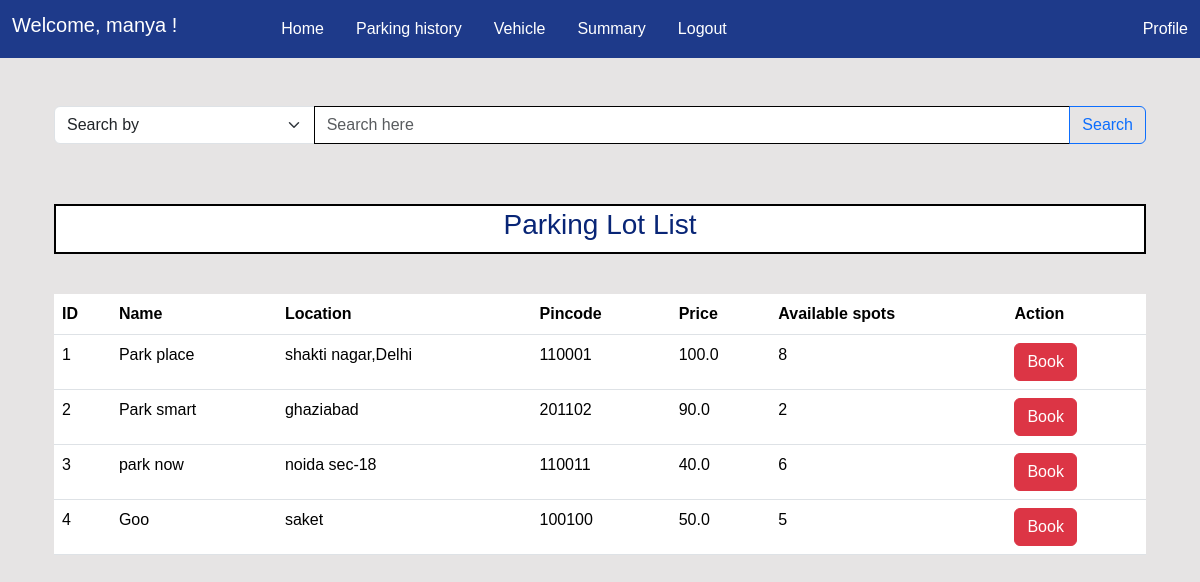
/user (signed in), run on an earlier commit of the app's database.
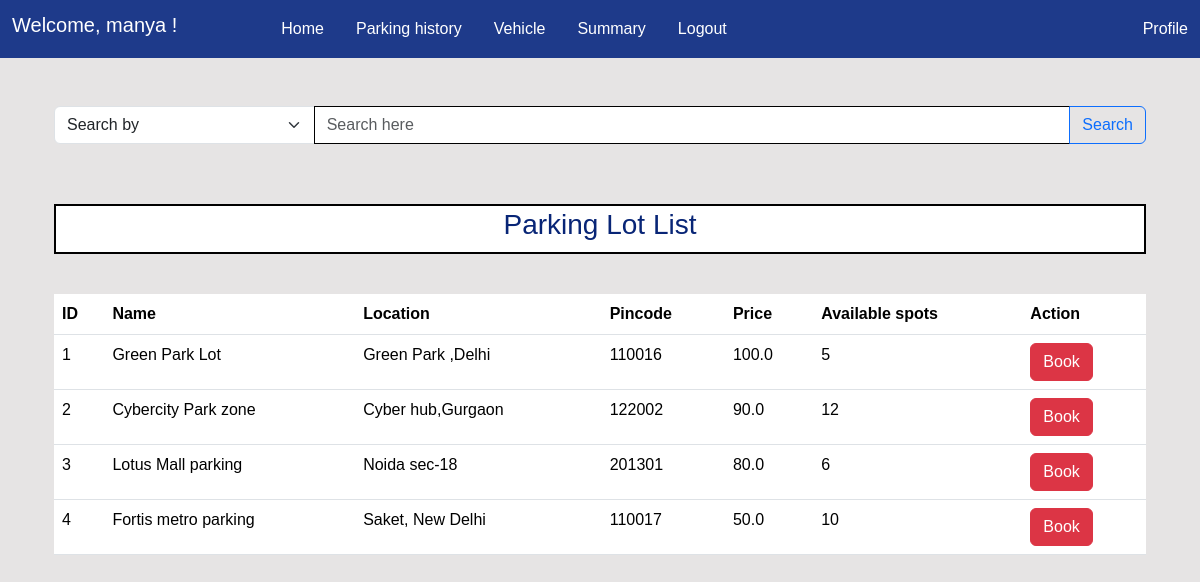
And on a later commit of the database.
### models.py (models this page shows)
class ParkingLot(db.Model):
    __tablename__ = 'parkinglot'
    id = db.Column(db.Integer, primary_key=True)
    name = db.Column(db.String(50), nullable=False)
    address = db.Column(db.String(100), nullable=False)
    pincode = db.Column(db.String(10), nullable=False)
    total_spots = db.Column(db.Integer, nullable=False)
    price_per_hour = db.Column(db.Float, nullable=False)
    spots= db.relationship('ParkingSpot', backref='parkinglot', lazy=True,cascade="all, delete-orphan" )
    lots= db.relationship('Reservation', backref='parkinglot', lazy=True,cascade="all, delete-orphan")

### routes.py (the view)
@app.route('/user')
@auth_required
def user():
    parkinglots = ParkingLot.query.all()
    parameter= request.args.get('parameter')
    query= request.args.get('query')
    parameters={
        'default':'Search by',
        'lotname':'Lot name',
        'location' : 'Location',
        'pincode':'Pincode'
    }
    if parameter=='lotname':
        parkinglots=ParkingLot.query.filter(ParkingLot.name.ilike(f'%{query}%')).all()
        return render_template('user/user.html',parkinglots=parkinglots,parameters=parameters,param=parameter,query=query)
    elif parameter=='location':
        parkinglots=ParkingLot.query.filter(ParkingLot.address.ilike(f'%{query}%')).all()
        return render_template('user/user.html',parkinglots=parkinglots,parameters=parameters,param=parameter,query=query)
    elif parameter=='pincode':
        parkinglots=ParkingLot.query.filter(ParkingLot.pincode.ilike(f'{query}%')).all()
        return render_template('user/user.html',parkinglots=parkinglots,parameters=parameters,param=parameter,query=query)
    return render_template('user/user.html',parkinglots=parkinglots,parameters=parameters,param=parameter,query=query)

### routes.py (called while the page is built)
def auth_required(f):
    @wraps(f) #create different function object
    def decorated_function(*args, **kwargs):
        if 'user_id' not in session:
            return redirect(url_for('login'))
        else:
            return f(*args, **kwargs)
    return decorated_function

### templates/user/user.html (shortened to what this page needs)
{% extends 'layout.html' %}
{% block content %}
<div class="container-fluid mt-5">
    {% include 'searchbar.html'   %}
    <div class="heading d-flex chfont ">
        <h3>Parking Lot List</h3>
    </div>
    <table class="table">
        <thead>
            <tr>
                <th>ID</th>
                <th>Name</th>
                <th>Location</th>
                <th>Pincode</th>
                <th>Price</th>
                <th>Available spots</th>
                <th>Action</th>
            </tr>
        <tbody>
            {% for parkinglot in parkinglots %}
            <tr>
                <td>{{parkinglot.id}}</td>
                <td>{{parkinglot.name}}</td>
                <td>{{parkinglot.address}}</td>
                <td>{{parkinglot.pincode}}</td>
                <td>{{parkinglot.price_per_hour}}</td>
                <td>{{  parkinglot.spots | selectattr('is_occupied', 'equalto', False) | list | length}}</td>
                <td>
                    <a href="{{url_for('book_lot' , id=parkinglot.id)}}" class="btn btn-danger">
                        Book
                    </a>
                </td>
            </tr>
            {% endfor %}
        </tbody>
        </thead>
    </table>
</div>
{% endblock %}

What changed in the data, as far as the page shows it:
changed ParkingLot id 1: name "Park place" → "Green Park Lot"; address "shakti nagar,Delhi" → "Green Park ,Delhi"; pincode "110001" → "110016"; spots|selectattr "8" → "5"
changed ParkingLot id 2: name "Park smart" → "Cybercity Park zone"; address "ghaziabad" → "Cyber hub,Gurgaon"; pincode "201102" → "122002"; spots|selectattr "2" → "12"
changed ParkingLot id 3: name "park now" → "Lotus Mall parking"; address "noida sec-18" → "Noida sec-18"; pincode "110011" → "201301"; price_per_hour "40.0" → "80.0"
changed ParkingLot id 4: name "Goo" → "Fortis metro parking"; address "saket" → "Saket, New Delhi"; pincode "100100" → "110017"; spots|selectattr "5" → "10"
